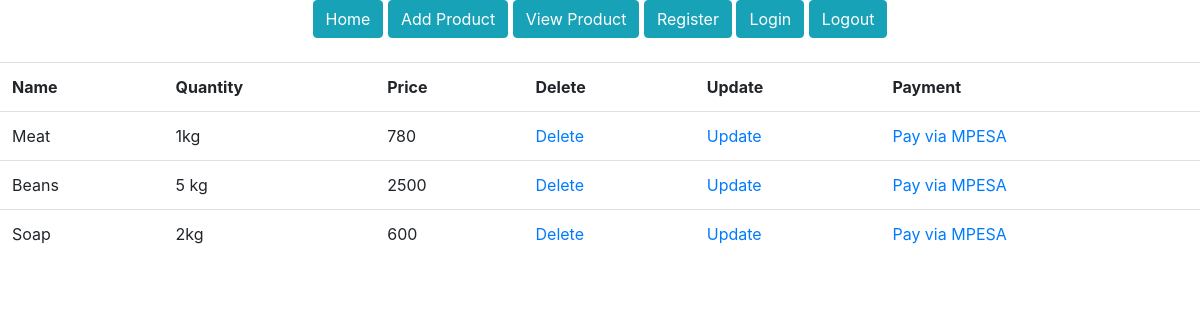
The page /products/ (signed in) on the database as committed earlier.
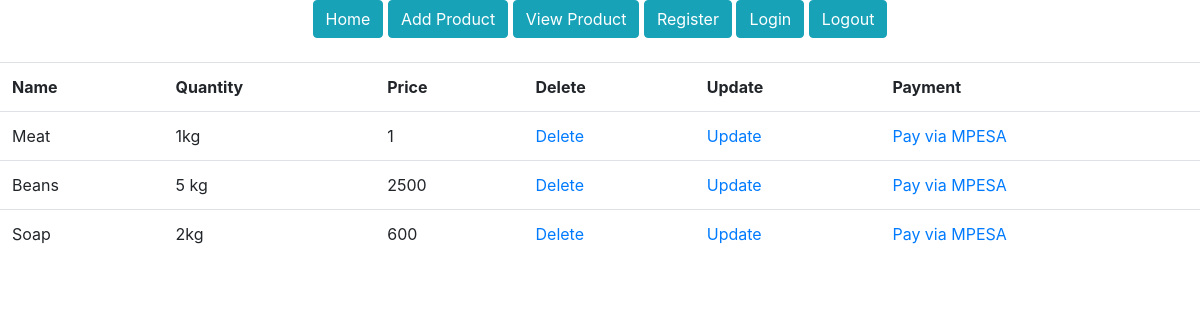
The same page on the database as committed later.
### morningDjangoProject/models.py (models this page shows)
class Product(models.Model):
    prod_name = models.CharField(max_length=30, blank=False, null=False)
    prod_quantity = models.CharField(max_length=30, blank=False, null=False)
    prod_price = models.CharField(max_length=30, blank=False, null=False)

### morningDjangoProject/views.py (the view)
# urls.py: path('products/', general_views.view_products, name='products'),
@login_required
def view_products(request):
    products = Product.objects.all()
    return render(request, 'products.html', {'products': products})

### templates/products.html
{% extends 'base.html' %}
{% load static %}
{% block content %}
    <section class="products-section">
        <div class="product-section-container">
            <table class="table">
                <tr>
                    <th>Name</th>
                    <th>Quantity</th>
                    <th>Price</th>
                    <th>Delete</th>
                    <th>Update</th>
                    <th>Payment</th>
                </tr>
                {% for product in products %}
                    <tr>
                        <td>{{ product.prod_name }}</td>
                        <td>{{ product.prod_quantity}}</td>
                        <td>{{ product.prod_price }}</td>
                        <td><a href="/delete-product/{{ product.id }}">Delete</a></td>
                        <td><a href="/update-product/{{ product.id }}">Update</a></td>
                        <td><a href="/pay/{{ product.id }}">Pay via MPESA</a></td>
                    </tr>
                {% endfor %}
            </table>
        </div>
    </section>
{% endblock %}

Rows that differ between the two databases and show on the page:
changed Product "Meat": prod_price "780" → "1"
